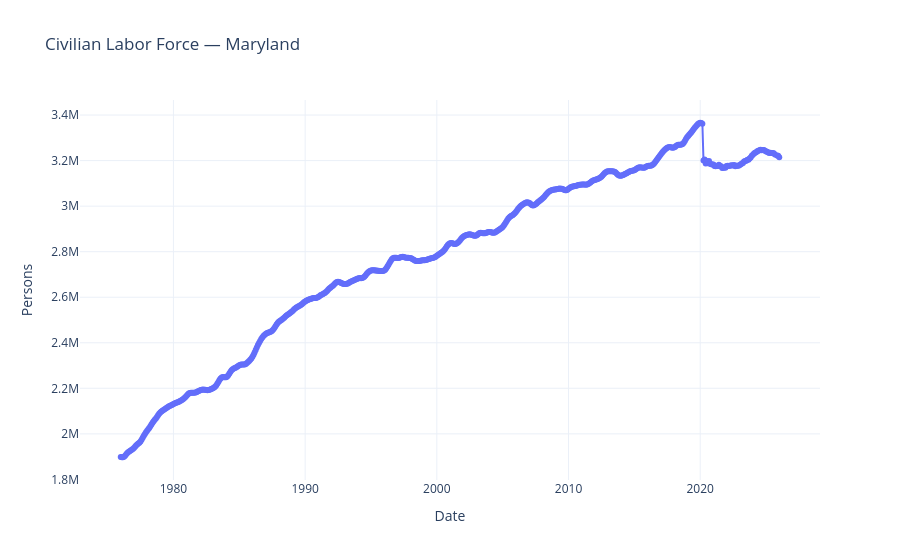

This figure's notebook cell:
### Code cell
# For the "Civilian Labor Force" metric, we'll use a line chart with markers, and set the y-axis title to "Persons".
title = FRED_SERIES_TITLES["civilian_labor_force"]
df_m = labor_df[labor_df["metric"] == title].sort_values("date")

fig = go.Figure()
fig.add_trace(go.Scatter(
    x=df_m["date"],
    y=df_m["value"],
    mode="lines+markers",
    name="Civilian Labor Force"
))

fig.update_layout(
    title="Civilian Labor Force — Maryland",
    xaxis_title="Date",
    yaxis_title="Persons",
    template="plotly_white"
)

fig.show()

### Figure 1 — Plotly figure (JSON) as saved in the notebook; plotly's stock layout.template omitted (floating-point values rounded to 4 significant figures; data arrays with more than 128 entries replaced by an {"elided": "..."} marker saying what was removed)
{"data": [{"mode": "lines+markers", "name": "Civilian Labor Force", "type": "scatter", "x": {"elided": "600 str values"}, "y": {"elided": "600 float values"}}], "layout": {"title": {"text": "Civilian Labor Force — Maryland"}, "xaxis": {"title": {"text": "Date"}}, "yaxis": {"title": {"text": "Persons"}}}}
